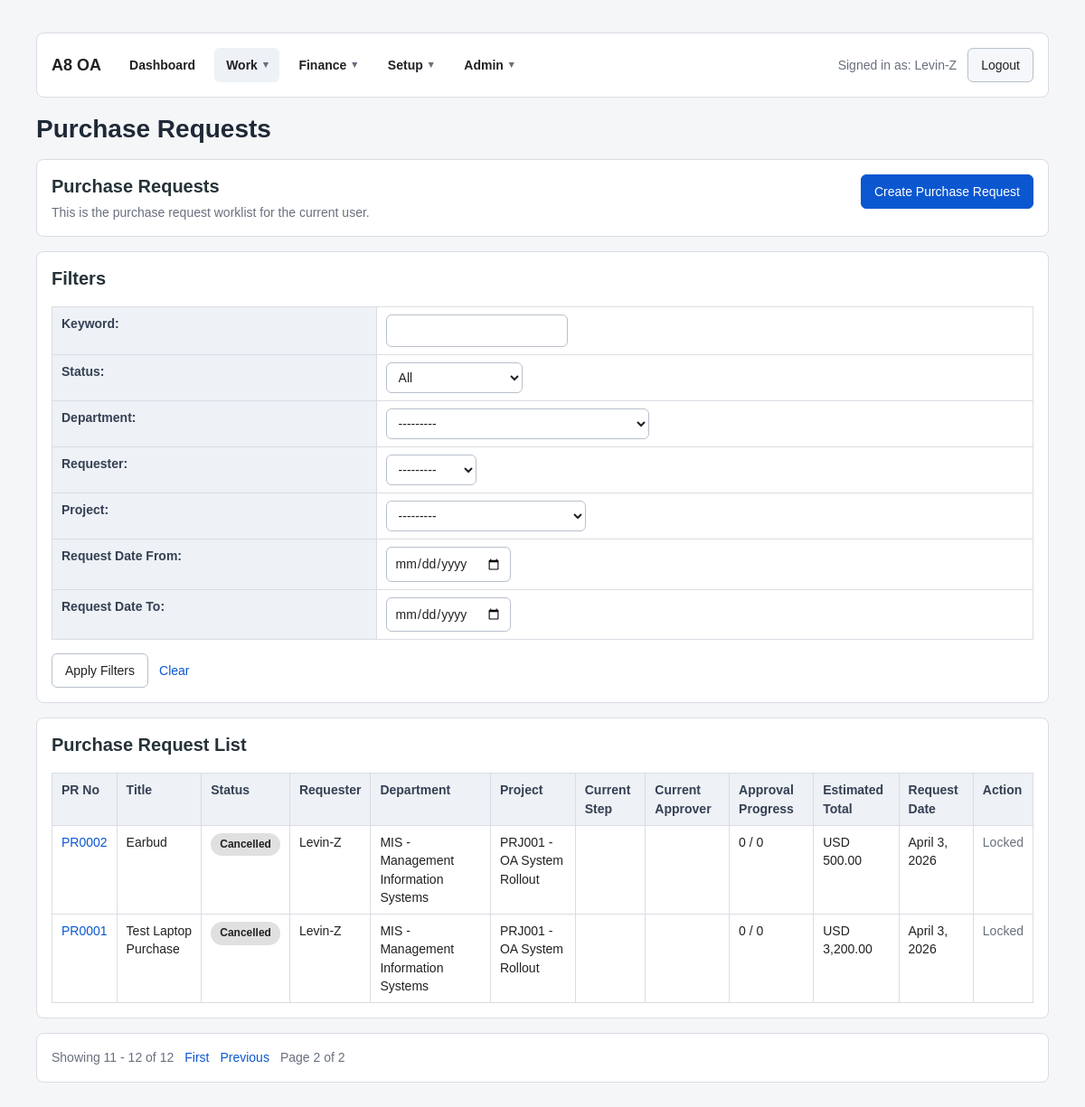
The page /purchase/?page=2 (signed in) on the database its author committed.
### accounts/models.py (models this page shows)
class User(AbstractUser):
    employee_id = models.CharField(max_length=30, blank=True, default="")
    display_name = models.CharField(max_length=150, blank=True, default="")
    job_title = models.CharField(max_length=100, blank=True, default="")
    phone = models.CharField(max_length=30, blank=True, default="")
    approval_level = models.CharField(
        max_length=20,
        choices=ApprovalLevel,
        default=ApprovalLevel.STAFF,
    )
    primary_department = models.ForeignKey(
        "Department",
        null=True,
        blank=True,
        on_delete=models.SET_NULL,
        related_name="primary_users",
    )
    can_approve_all_departments = models.BooleanField(default=False)
    class Meta:
        db_table = "PS_A8_USER"
        verbose_name = "User"
        verbose_name_plural = "Users"
    def __str__(self):
        return self.display_name or self.username

class Department(models.Model):
    dept_code = models.CharField(max_length=30, unique=True)
    dept_name = models.CharField(max_length=100)
    dept_type = models.CharField(
    max_length=20,
    choices=DepartmentType,
    default=DepartmentType.GENERAL,
    )
    cost_center = models.CharField(max_length=30, blank=True, default="")
    manager = models.ForeignKey(
        settings.AUTH_USER_MODEL,
        null=True,
        blank=True,
        on_delete=models.SET_NULL,
        related_name="managed_departments",
    )
    parent_department = models.ForeignKey(
        "self",
        null=True,
        blank=True,
        on_delete=models.SET_NULL,
        related_name="child_departments",
    )
    is_active = models.BooleanField(default=True)
    sort_order = models.PositiveIntegerField(default=0)
    class Meta:
        db_table = "PS_A8_DEPT"
        verbose_name = "Department"
        verbose_name_plural = "Departments"
        ordering = ["sort_order", "dept_code"]
    def __str__(self):
        return f"{self.dept_code} - {self.dept_name}"

### purchase/models.py (models this page shows, shortened)
class PurchaseRequest(models.Model):
    pr_no = models.CharField(max_length=30, unique=True)
    title = models.CharField(max_length=200)
    requester = models.ForeignKey(
        settings.AUTH_USER_MODEL,
        on_delete=models.PROTECT,
        related_name="purchase_requests",
    )
    request_department = models.ForeignKey(
        "accounts.Department",
        on_delete=models.PROTECT,
        related_name="purchase_requests",
    )
    project = models.ForeignKey(
        "projects.Project",
        on_delete=models.PROTECT,
        related_name="purchase_requests",
    )
    matched_rule = models.ForeignKey(
        "approvals.ApprovalRule",
        null=True,
        blank=True,
        on_delete=models.SET_NULL,
        related_name="purchase_requests",
    )
    parent_request = models.ForeignKey(
        "self",
        null=True,
        blank=True,
        on_delete=models.SET_NULL,
        related_name="supplemental_requests",
    )
    status = models.CharField(
        max_length=20,
        choices=RequestStatus,
        default=RequestStatus.DRAFT,
    )
    fulfillment_status = models.CharField(
        max_length=20,
        choices=PurchaseFulfillmentStatus,
        default=PurchaseFulfillmentStatus.NOT_STARTED,
    )
    request_date = models.DateField()
    needed_by_date = models.DateField(null=True, blank=True)
    currency = models.CharField(
    max_length=10,
    choices=CurrencyCode,
    default=COMPANY_BASE_CURRENCY,
    )
    transaction_currency = models.CharField(max_length=10, choices=CurrencyCode, default=COMPANY_BASE_CURRENCY)
    transaction_amount = models.DecimalField(max_digits=12, decimal_places=2, default=0)
    base_currency = models.CharField(max_length=10, choices=CurrencyCode, default=COMPANY_BASE_CURRENCY)
    base_amount = models.DecimalField(max_digits=12, decimal_places=2, default=0)
    exchange_rate = models.DecimalField(max_digits=18, decimal_places=8, null=True, blank=True)
    exchange_rate_date = models.DateField(null=True, blank=True)
    exchange_rate_source = models.CharField(max_length=30, blank=True, default="")
    exchange_rate_override_reason = models.TextField(blank=True, default="")
    estimated_total = models.DecimalField(max_digits=12, decimal_places=2, default=0)
    justification = models.TextField(blank=True, default="")
    vendor_suggestion = models.CharField(max_length=100, blank=True, default="")
    delivery_location = models.CharField(max_length=200, blank=True, default="")
    notes = models.TextField(blank=True, default="")
    supplemental_reason = models.TextField(blank=True, default="")
    is_over_estimate = models.BooleanField(default=False)
    actual_review_status = models.CharField(
        max_length=30,
        choices=PurchaseActualReviewStatus,
        default=PurchaseActualReviewStatus.NOT_REQUIRED,
    )
    actual_review_comment = models.TextField(blank=True, default="")
    actual_reviewed_by = models.ForeignKey(
        settings.AUTH_USER_MODEL,
        null=True,
        blank=True,
        on_delete=models.SET_NULL,
        related_name="purchase_actual_reviews",
    )
    actual_reviewed_at = models.DateTimeField(null=True, blank=True)
    pending_overage_amount = models.DecimalField(max_digits=12, decimal_places=2, default=0)
    pending_overage_note = models.TextField(blank=True, default="")
    reopened_by = models.ForeignKey(
        settings.AUTH_USER_MODEL,
        null=True,
        blank=True,
        on_delete=models.SET_NULL,
        related_name="reopened_purchase_requests",
    )
    reopened_at = models.DateTimeField(null=True, blank=True)
    reopen_reason = models.TextField(blank=True, default="")
    reclosed_by = models.ForeignKey(
        settings.AUTH_USER_MODEL,
        null=True,
        blank=True,
        on_delete=models.SET_NULL,
        related_name="reclosed_purchase_requests",
    )
    reclosed_at = models.DateTimeField(null=True, blank=True)
    correction_reference = models.CharField(max_length=80, blank=True, default="")
    correction_status = models.CharField(max_length=30, blank=True, default="")
    class Meta:
        db_table = "PS_A8_PR_HDR"
        verbose_name = "Purchase Request"
        verbose_name_plural = "Purchase Requests"
        ordering = ["-request_date", "pr_no"]
    @classmethod
    def get_visible_queryset(cls, user):
        from .access import get_visible_purchase_queryset_for_user
        return get_visible_purchase_queryset_for_user(user)
    def get_current_task(self):
        return (
            self.approval_tasks.filter(
                status__in=[ApprovalTaskStatus.POOL, ApprovalTaskStatus.PENDING]
            )
            .order_by("step_no")
            .first()
        )
    def get_current_step_name(self):
        current_task = self.get_current_task()
        if current_task:
            return current_task.step_name
        return ""
    def get_current_approver(self):
        current_task = self.get_current_task()
        if not current_task:
            return ""
    def get_approval_progress_text(self):
        total_steps = self.approval_tasks.count()
        if total_steps == 0:
            return "0 / 0"
        completed_steps = self.approval_tasks.filter(status=ApprovalTaskStatus.APPROVED).count()
        return f"{completed_steps} / {total_steps}"

### projects/models.py (models this page shows, shortened)
class Project(models.Model):
    project_code = models.CharField(max_length=30, unique=True)
    project_name = models.CharField(max_length=150)
    project_manager = models.ForeignKey(
        settings.AUTH_USER_MODEL,
        null=True,
        blank=True,
        on_delete=models.SET_NULL,
        related_name="managed_projects",
    )
    owning_department = models.ForeignKey(
        "accounts.Department",
        on_delete=models.PROTECT,
        related_name="owned_projects",
    )
    created_by = models.ForeignKey(
        settings.AUTH_USER_MODEL,
        null=True,
        blank=True,
        on_delete=models.SET_NULL,
        related_name="created_projects",
    )
    project_type = models.CharField(
        max_length=30,
        choices=ProjectType,
        default=ProjectType.INTERNAL,
    )
    budget_approval_status = models.CharField(
        max_length=30,
        choices=ProjectBudgetApprovalStatus,
        default=ProjectBudgetApprovalStatus.APPROVED,
    )
    matched_rule = models.ForeignKey(
        "approvals.ApprovalRule",
        null=True,
        blank=True,
        on_delete=models.SET_NULL,
        related_name="project_requests",
    )
    approval_tasks = GenericRelation(
        "approvals.ApprovalTask",
        content_type_field="request_content_type",
        object_id_field="request_object_id",
        related_query_name="project_request",
    )
    status = models.CharField(
        max_length=20,
        choices=ProjectStatus,
        default=ProjectStatus.OPEN,
    )
    budget_amount = models.DecimalField(max_digits=14, decimal_places=2, default=0)
    currency = models.CharField(
        max_length=10,
        choices=CurrencyCode.choices,
        default=CurrencyCode.USD,
    )
    start_date = models.DateField(null=True, blank=True)
    end_date = models.DateField(null=True, blank=True)
    budget_period_start = models.DateField(null=True, blank=True)
    budget_period_end = models.DateField(null=True, blank=True)
    external_order_type = models.CharField(
        max_length=30,
        choices=ProjectExternalOrderType,
        blank=True,
        default="",
    )
    external_order_no = models.CharField(max_length=50, blank=True, default="")
    customer_name = models.CharField(max_length=150, blank=True, default="")
    is_active = models.BooleanField(default=True)
    notes = models.TextField(blank=True, default="")
    class Meta:
        db_table = "PS_A8_PROJ"
        verbose_name = "Project"
        verbose_name_plural = "Projects"
        ordering = ["project_code"]
    def __str__(self):
        return f"{self.project_code} - {self.project_name}"

### purchase/views.py (the view)
# urls.py: path("", views.pr_list, name="pr_list"),
@login_required
def pr_list(request):
    queryset = (
        PurchaseRequest.get_visible_queryset(request.user)
        .select_related("requester", "request_department", "project", "matched_rule")
        .order_by("-request_date", "-id")
    )
    filter_form = PurchaseRequestListFilterForm(
        request.GET or None,
        visible_queryset=queryset,
    )
    if filter_form.is_valid():
        keyword = (filter_form.cleaned_data.get("keyword") or "").strip()
        status = filter_form.cleaned_data.get("status")
        department = filter_form.cleaned_data.get("department")
        requester = filter_form.cleaned_data.get("requester")
        project = filter_form.cleaned_data.get("project")
        request_date_from = filter_form.cleaned_data.get("request_date_from")
        request_date_to = filter_form.cleaned_data.get("request_date_to")
        if keyword:
            queryset = queryset.filter(
                Q(pr_no__icontains=keyword)
                | Q(title__icontains=keyword)
                | Q(justification__icontains=keyword)
            )
        if status:
            queryset = queryset.filter(status=status)
        if department:
            queryset = queryset.filter(request_department=department)
        if requester:
            queryset = queryset.filter(requester=requester)
        if project:
            queryset = queryset.filter(project=project)
        if request_date_from:
            queryset = queryset.filter(request_date__gte=request_date_from)
        if request_date_to:
            queryset = queryset.filter(request_date__lte=request_date_to)
    paginator = Paginator(queryset, 10)
    page_number = request.GET.get("page")
    page_obj = paginator.get_page(page_number)
    for pr in page_obj.object_list:
        decorate_purchase_list_item(pr, request.user, RequestStatus)
    querydict = request.GET.copy()
    querydict.pop("page", None)
    filter_query = querydict.urlencode()
    context = {
        "page_obj": page_obj,
        "filter_form": filter_form,
        "pagination_querystring": filter_query,
    }
    return render(request, "purchase/pr_list.html", context)

### purchase/templates/purchase/pr_list.html (shortened to what this page needs)
{% extends "purchase/base.html" %}
{% load money %}
{% block page_title %}Purchase Requests{% endblock %}
{% block content %}
<div class="card page-action-card">
    <div class="section-header">
        <div>
            <h2>Purchase Requests</h2>
            <p class="muted">This is the purchase request worklist for the current user.</p>
        </div>
        <a class="btn btn-primary" href="{% url 'purchase:pr_create' %}">Create Purchase Request</a>
    </div>
</div>
<div class="card">
    <h2>Filters</h2>
    <form method="get">
        <table>
            {{ filter_form.as_table }}
        </table>
        <div class="action-row" style="margin-top:15px">
            <button type="submit">Apply Filters</button>
            <a href="{% url 'purchase:pr_list' %}">Clear</a>
        </div>
    </form>
</div>
<div class="card">
    <h2>Purchase Request List</h2>
    <div class="table-wrap">
    <table>
        <thead>
            <tr>
                <th>PR No</th>
                <th>Title</th>
                <th>Status</th>
                <th>Requester</th>
                <th>Department</th>
                <th>Project</th>
                <th>Current Step</th>
                <th>Current Approver</th>
                <th>Approval Progress</th>
                <th>Estimated Total</th>
                <th>Request Date</th>
                <th>Action</th>
            </tr>
        </thead>
        <tbody>
            {% for pr in page_obj.object_list %}
            <tr>
                <td><a href="{% url 'purchase:pr_detail' pr.id %}">{{ pr.pr_no }}</a></td>
                <td>{{ pr.title }}</td>
                <td><span class="badge {{ pr.status_badge_class }}">{{ pr.get_status_display }}</span></td>
                <td>{{ pr.requester }}</td>
                <td>{{ pr.request_department }}</td>
                <td>{{ pr.project }}</td>
                <td>{{ pr.current_step }}</td>
                <td>{{ pr.current_approver }}</td>
                <td>{{ pr.approval_progress }}</td>
                <td>{{ pr.estimated_total|money:pr.currency }}</td>
                <td>{{ pr.request_date }}</td>
                <td>
                    {% if pr.can_edit %}
                    <a href="{% url 'purchase:pr_edit' pr.id %}">Edit</a>
                    {% else %}
                    <span class="muted">Locked</span>
                    {% endif %}
                </td>
            </tr>
            {% empty %}
            <tr>
                <td colspan="12">No purchase requests found.</td>
            </tr>
            {% endfor %}
        </tbody>
    </table>
    </div>
</div>
{% if page_obj.has_other_pages %}
<div class="card">
    <div class="pagination">
        <span class="muted">
            Showing {{ page_obj.start_index }} - {{ page_obj.end_index }} of {{ page_obj.paginator.count }}
        </span>
        {% if page_obj.has_previous %}
        <a href="?{% if pagination_querystring %}{{ pagination_querystring }}&{% endif %}page=1">First</a>
        <a href="?{% if pagination_querystring %}{{ pagination_querystring }}&{% endif %}page={{ page_obj.previous_page_number }}">Previous</a>
        {% endif %}
        <span class="muted">Page {{ page_obj.number }} of {{ page_obj.paginator.num_pages }}</span>
    </div>
</div>
{% endif %}
{% endblock %}

### templates/includes/top_nav.html (shortened to what this page needs)
<header class="top-nav card">
    {% if request.user.is_authenticated %}
    <div class="nav-brand">
        <a href="{% url 'dashboard:home' %}">A8 OA</a>
    </div>
    <nav class="nav-groups" aria-label="Primary navigation">
        {% if top_navigation.dashboard %}
        <a
            class="nav-direct-link{% if top_navigation.dashboard.active %} is-active{% endif %}"
            href="{{ top_navigation.dashboard.url }}"
        >
            {{ top_navigation.dashboard.label }}
        </a>
        {% endif %}
        {% for group in top_navigation.groups %}
            {% include "includes/dropdown_nav.html" with group=group %}
        {% endfor %}
    </nav>
    <div class="nav-user">
        <span class="muted">Signed in as: {{ request.user }}</span>
        <form method="post" action="{% url 'logout' %}" class="inline-form">
            <button type="submit" class="btn btn-secondary">Logout</button>
        </form>
    </div>
    {% else %}
    <div class="nav-brand">
        <a href="{% url 'login' %}">A8 OA</a>
    </div>
    <a href="{% url 'login' %}" class="btn btn-primary">Login</a>
    {% endif %}
</header>

### rows shown on the page
User: user "Levin-Z"
PurchaseRequest: pr_no "PR0002", title "Earbud", status "Cancelled", requester "Levin-Z", request_department "MIS - Management Information Systems", project "PRJ001 - OA System Rollout", approval_progress "0 / 0", estimated_total "USD 500.00", request_date "April 3, 2026", shows "Locked"
PurchaseRequest: pr_no "PR0001", title "Test Laptop Purchase", status "Cancelled", requester "Levin-Z", request_department "MIS - Management Information Systems", project "PRJ001 - OA System Rollout", approval_progress "0 / 0", estimated_total "USD 3,200.00", request_date "April 3, 2026", shows "Locked"

### other values the page prints
{{ top_navigation.dashboard.label }} "Dashboard"
{{ group.label }} "Work" "Finance" "Setup" "Admin"
{{ page_obj.start_index }} "11"
{{ page_obj.end_index }} "12"
{{ page_obj.paginator.count }} "12"
{{ page_obj.number }} "2"
{{ page_obj.paginator.num_pages }} "2"
